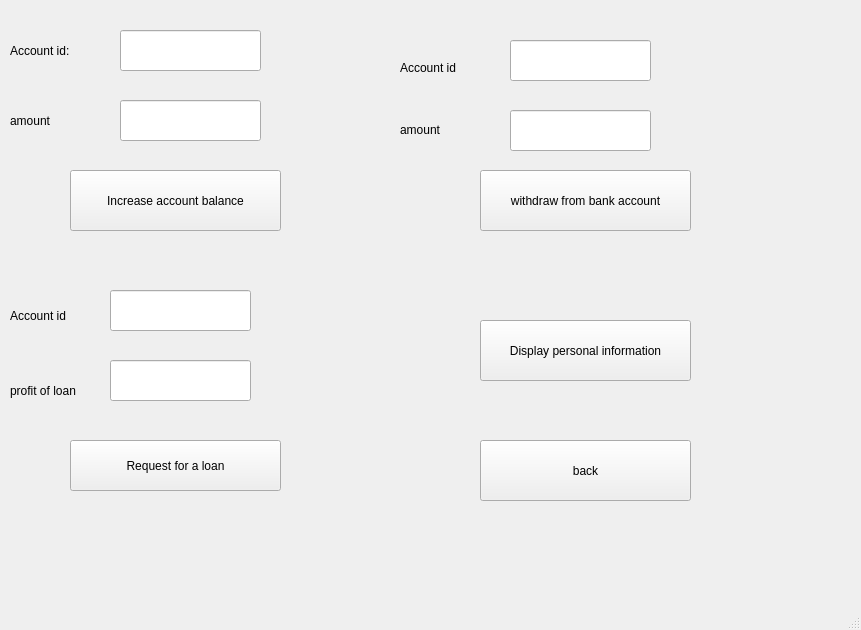
<?xml version="1.0" encoding="UTF-8"?>
<ui version="4.0">
 <class>client_menu</class>
 <widget class="QMainWindow" name="client_menu">
  <property name="geometry">
   <rect>
    <x>0</x>
    <y>0</y>
    <width>861</width>
    <height>630</height>
   </rect>
  </property>
  <property name="windowTitle">
   <string>MainWindow</string>
  </property>
  <widget class="QWidget" name="centralwidget">
   <widget class="QPushButton" name="pushButton">
    <property name="geometry">
     <rect>
      <x>70</x>
      <y>170</y>
      <width>211</width>
      <height>61</height>
     </rect>
    </property>
    <property name="text">
     <string>Increase account balance</string>
    </property>
   </widget>
   <widget class="QPushButton" name="pushButton_2">
    <property name="geometry">
     <rect>
      <x>480</x>
      <y>170</y>
      <width>211</width>
      <height>61</height>
     </rect>
    </property>
    <property name="text">
     <string>withdraw from bank account</string>
    </property>
   </widget>
   <widget class="QPushButton" name="pushButton_3">
    <property name="geometry">
     <rect>
      <x>480</x>
      <y>320</y>
      <width>211</width>
      <height>61</height>
     </rect>
    </property>
    <property name="text">
     <string>Display personal information</string>
    </property>
   </widget>
   <widget class="QPushButton" name="pushButton_4">
    <property name="geometry">
     <rect>
      <x>70</x>
      <y>440</y>
      <width>211</width>
      <height>51</height>
     </rect>
    </property>
    <property name="text">
     <string>Request for a loan</string>
    </property>
   </widget>
   <widget class="QLineEdit" name="lineEdit">
    <property name="geometry">
     <rect>
      <x>120</x>
      <y>30</y>
      <width>141</width>
      <height>41</height>
     </rect>
    </property>
   </widget>
   <widget class="QLineEdit" name="lineEdit_2">
    <property name="geometry">
     <rect>
      <x>120</x>
      <y>100</y>
      <width>141</width>
      <height>41</height>
     </rect>
    </property>
   </widget>
   <widget class="QLineEdit" name="lineEdit_3">
    <property name="geometry">
     <rect>
      <x>510</x>
      <y>40</y>
      <width>141</width>
      <height>41</height>
     </rect>
    </property>
   </widget>
   <widget class="QLineEdit" name="lineEdit_4">
    <property name="geometry">
     <rect>
      <x>510</x>
      <y>110</y>
      <width>141</width>
      <height>41</height>
     </rect>
    </property>
   </widget>
   <widget class="QLineEdit" name="lineEdit_5">
    <property name="geometry">
     <rect>
      <x>110</x>
      <y>290</y>
      <width>141</width>
      <height>41</height>
     </rect>
    </property>
   </widget>
   <widget class="QLabel" name="label">
    <property name="geometry">
     <rect>
      <x>10</x>
      <y>40</y>
      <width>81</width>
      <height>21</height>
     </rect>
    </property>
    <property name="text">
     <string>Account id:</string>
    </property>
   </widget>
   <widget class="QLabel" name="label_2">
    <property name="geometry">
     <rect>
      <x>10</x>
      <y>110</y>
      <width>71</width>
      <height>21</height>
     </rect>
    </property>
    <property name="text">
     <string>amount</string>
    </property>
   </widget>
   <widget class="QLabel" name="label_3">
    <property name="geometry">
     <rect>
      <x>400</x>
      <y>60</y>
      <width>91</width>
      <height>16</height>
     </rect>
    </property>
    <property name="text">
     <string>Account id</string>
    </property>
   </widget>
   <widget class="QLabel" name="label_4">
    <property name="geometry">
     <rect>
      <x>400</x>
      <y>120</y>
      <width>63</width>
      <height>20</height>
     </rect>
    </property>
    <property name="text">
     <string>amount</string>
    </property>
   </widget>
   <widget class="QLabel" name="label_5">
    <property name="geometry">
     <rect>
      <x>10</x>
      <y>300</y>
      <width>91</width>
      <height>31</height>
     </rect>
    </property>
    <property name="text">
     <string>Account id </string>
    </property>
   </widget>
   <widget class="QLabel" name="label_6">
    <property name="geometry">
     <rect>
      <x>10</x>
      <y>370</y>
      <width>91</width>
      <height>41</height>
     </rect>
    </property>
    <property name="text">
     <string>profit of loan </string>
    </property>
   </widget>
   <widget class="QPushButton" name="pushButton_5">
    <property name="geometry">
     <rect>
      <x>480</x>
      <y>440</y>
      <width>211</width>
      <height>61</height>
     </rect>
    </property>
    <property name="text">
     <string>back</string>
    </property>
   </widget>
   <widget class="QLineEdit" name="lineEdit_6">
    <property name="geometry">
     <rect>
      <x>110</x>
      <y>360</y>
      <width>141</width>
      <height>41</height>
     </rect>
    </property>
   </widget>
  </widget>
  <widget class="QMenuBar" name="menubar">
   <property name="geometry">
    <rect>
     <x>0</x>
     <y>0</y>
     <width>861</width>
     <height>26</height>
    </rect>
   </property>
  </widget>
  <widget class="QStatusBar" name="statusbar"/>
 </widget>
 <resources/>
 <connections/>
</ui>
